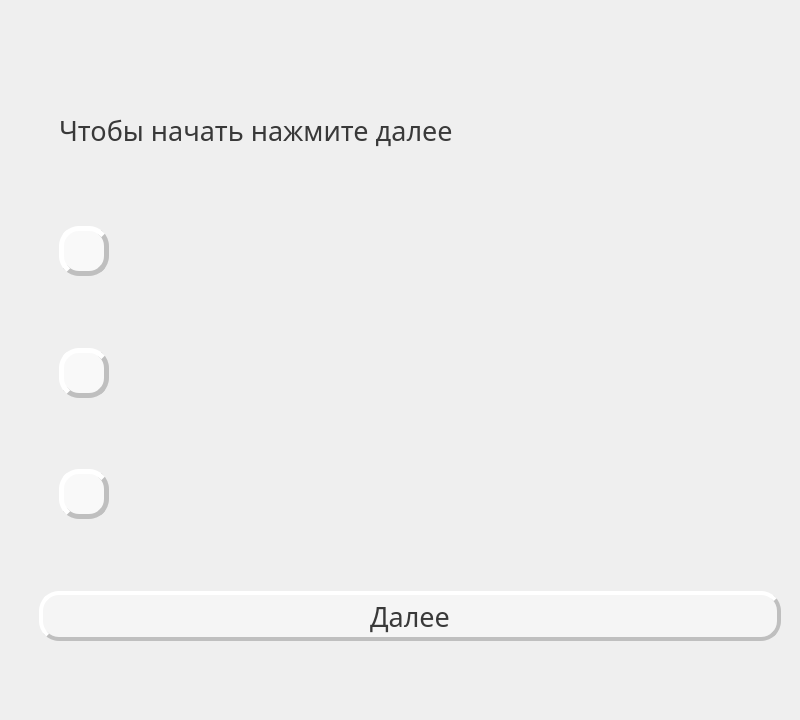
<?xml version="1.0" encoding="UTF-8"?>
<ui version="4.0">
 <class>TechEng</class>
 <widget class="QWidget" name="TechEng">
  <property name="geometry">
   <rect>
    <x>0</x>
    <y>0</y>
    <width>800</width>
    <height>720</height>
   </rect>
  </property>
  <property name="minimumSize">
   <size>
    <width>800</width>
    <height>720</height>
   </size>
  </property>
  <property name="windowTitle">
   <string>TechEng</string>
  </property>
  <property name="styleSheet">
   <string notr="true"/>
  </property>
  <layout class="QVBoxLayout" name="verticalLayout_3">
   <property name="leftMargin">
    <number>0</number>
   </property>
   <property name="topMargin">
    <number>0</number>
   </property>
   <property name="rightMargin">
    <number>0</number>
   </property>
   <property name="bottomMargin">
    <number>0</number>
   </property>
   <item>
    <widget class="QWidget" name="widget" native="true">
     <layout class="QVBoxLayout" name="verticalLayout_4">
      <item>
       <layout class="QVBoxLayout" name="verticalLayout">
        <property name="leftMargin">
         <number>30</number>
        </property>
        <property name="topMargin">
         <number>30</number>
        </property>
        <property name="rightMargin">
         <number>10</number>
        </property>
        <property name="bottomMargin">
         <number>30</number>
        </property>
        <item>
         <spacer name="verticalSpacer">
          <property name="orientation">
           <enum>Qt::Vertical</enum>
          </property>
          <property name="sizeType">
           <enum>QSizePolicy::Fixed</enum>
          </property>
          <property name="sizeHint" stdset="0">
           <size>
            <width>20</width>
            <height>40</height>
           </size>
          </property>
         </spacer>
        </item>
        <item>
         <layout class="QVBoxLayout" name="verticalLayout_2">
          <property name="spacing">
           <number>20</number>
          </property>
          <property name="leftMargin">
           <number>20</number>
          </property>
          <property name="rightMargin">
           <number>20</number>
          </property>
          <item>
           <widget class="QLabel" name="word">
            <property name="font">
             <font>
              <family>Trebuchet MS</family>
              <pointsize>20</pointsize>
              <weight>50</weight>
              <bold>false</bold>
             </font>
            </property>
            <property name="styleSheet">
             <string notr="true">color: rgb(57, 57, 57)</string>
            </property>
            <property name="text">
             <string>Чтобы начать нажмите далее</string>
            </property>
           </widget>
          </item>
          <item>
           <layout class="QHBoxLayout" name="horizontalLayout_4">
            <property name="spacing">
             <number>30</number>
            </property>
            <item>
             <widget class="QPushButton" name="anButton1">
              <property name="sizePolicy">
               <sizepolicy hsizetype="Ignored" vsizetype="Ignored">
                <horstretch>0</horstretch>
                <verstretch>0</verstretch>
               </sizepolicy>
              </property>
              <property name="minimumSize">
               <size>
                <width>50</width>
                <height>50</height>
               </size>
              </property>
              <property name="maximumSize">
               <size>
                <width>50</width>
                <height>50</height>
               </size>
              </property>
              <property name="font">
               <font>
                <family>Trebuchet MS</family>
                <pointsize>14</pointsize>
                <weight>75</weight>
                <bold>true</bold>
               </font>
              </property>
              <property name="styleSheet">
               <string notr="true">QPushButton{background: rgba(255, 255, 255, 0.6);
border-radius: 20px;
border-style: outset;
 border-width: 5px;
border-color:rgb(191, 191, 191);
color:rgb(57, 57, 57);}

QPushButton:pressed {
background: rgba(234, 234, 234, 0.8);
color:rgb(57, 57, 57);
}
</string>
              </property>
              <property name="text">
               <string/>
              </property>
             </widget>
            </item>
            <item>
             <widget class="QLabel" name="disc1">
              <property name="font">
               <font>
                <family>Trebuchet MS</family>
                <pointsize>20</pointsize>
                <weight>50</weight>
                <bold>false</bold>
               </font>
              </property>
              <property name="styleSheet">
               <string notr="true">color:rgb(57, 57, 57)</string>
              </property>
              <property name="text">
               <string/>
              </property>
              <property name="wordWrap">
               <bool>true</bool>
              </property>
             </widget>
            </item>
           </layout>
          </item>
          <item>
           <layout class="QHBoxLayout" name="horizontalLayout_3">
            <property name="spacing">
             <number>30</number>
            </property>
            <item>
             <widget class="QPushButton" name="anButton2">
              <property name="sizePolicy">
               <sizepolicy hsizetype="Ignored" vsizetype="Ignored">
                <horstretch>0</horstretch>
                <verstretch>0</verstretch>
               </sizepolicy>
              </property>
              <property name="minimumSize">
               <size>
                <width>50</width>
                <height>50</height>
               </size>
              </property>
              <property name="maximumSize">
               <size>
                <width>50</width>
                <height>50</height>
               </size>
              </property>
              <property name="font">
               <font>
                <family>Trebuchet MS</family>
                <pointsize>14</pointsize>
                <weight>75</weight>
                <bold>true</bold>
               </font>
              </property>
              <property name="styleSheet">
               <string notr="true">QPushButton{background: rgba(255, 255, 255, 0.6);
border-radius: 20px;
border-style: outset;
 border-width: 5px;
border-color:rgb(191, 191, 191);
color:rgb(57, 57, 57);}

QPushButton:pressed {
background: rgba(234, 234, 234, 0.8);
color:rgb(57, 57, 57);
}</string>
              </property>
              <property name="text">
               <string/>
              </property>
             </widget>
            </item>
            <item>
             <widget class="QLabel" name="disc2">
              <property name="font">
               <font>
                <family>Trebuchet MS</family>
                <pointsize>20</pointsize>
                <weight>50</weight>
                <bold>false</bold>
               </font>
              </property>
              <property name="styleSheet">
               <string notr="true">color: rgb(57, 57, 57)</string>
              </property>
              <property name="text">
               <string/>
              </property>
              <property name="wordWrap">
               <bool>true</bool>
              </property>
             </widget>
            </item>
           </layout>
          </item>
          <item>
           <layout class="QHBoxLayout" name="horizontalLayout">
            <property name="spacing">
             <number>30</number>
            </property>
            <item>
             <widget class="QPushButton" name="anButton3">
              <property name="sizePolicy">
               <sizepolicy hsizetype="Ignored" vsizetype="Ignored">
                <horstretch>0</horstretch>
                <verstretch>0</verstretch>
               </sizepolicy>
              </property>
              <property name="minimumSize">
               <size>
                <width>50</width>
                <height>50</height>
               </size>
              </property>
              <property name="maximumSize">
               <size>
                <width>50</width>
                <height>50</height>
               </size>
              </property>
              <property name="font">
               <font>
                <family>Trebuchet MS</family>
                <pointsize>14</pointsize>
                <weight>75</weight>
                <bold>true</bold>
               </font>
              </property>
              <property name="styleSheet">
               <string notr="true">QPushButton{background: rgba(255, 255, 255, 0.6);
border-radius: 20px;
border-style: outset;
 border-width: 5px;
border-color:rgb(191, 191, 191);
color:rgb(57, 57, 57);}

QPushButton:pressed {
background: rgba(234, 234, 234, 0.8);
color:rgb(57, 57, 57);
}</string>
              </property>
              <property name="text">
               <string/>
              </property>
             </widget>
            </item>
            <item>
             <widget class="QLabel" name="disc3">
              <property name="font">
               <font>
                <family>Trebuchet MS</family>
                <pointsize>20</pointsize>
                <weight>50</weight>
                <bold>false</bold>
               </font>
              </property>
              <property name="styleSheet">
               <string notr="true">color: rgb(57, 57, 57)</string>
              </property>
              <property name="text">
               <string/>
              </property>
              <property name="wordWrap">
               <bool>true</bool>
              </property>
             </widget>
            </item>
           </layout>
          </item>
         </layout>
        </item>
        <item>
         <spacer name="verticalSpacer_2">
          <property name="orientation">
           <enum>Qt::Vertical</enum>
          </property>
          <property name="sizeType">
           <enum>QSizePolicy::Fixed</enum>
          </property>
          <property name="sizeHint" stdset="0">
           <size>
            <width>20</width>
            <height>40</height>
           </size>
          </property>
         </spacer>
        </item>
        <item>
         <widget class="QPushButton" name="continueButton">
          <property name="sizePolicy">
           <sizepolicy hsizetype="Expanding" vsizetype="Expanding">
            <horstretch>0</horstretch>
            <verstretch>0</verstretch>
           </sizepolicy>
          </property>
          <property name="minimumSize">
           <size>
            <width>600</width>
            <height>50</height>
           </size>
          </property>
          <property name="maximumSize">
           <size>
            <width>16777215</width>
            <height>50</height>
           </size>
          </property>
          <property name="font">
           <font>
            <family>Trebuchet MS</family>
            <pointsize>20</pointsize>
            <weight>50</weight>
            <bold>false</bold>
           </font>
          </property>
          <property name="layoutDirection">
           <enum>Qt::LeftToRight</enum>
          </property>
          <property name="styleSheet">
           <string notr="true">QPushButton{background: rgba(255, 255, 255, 0.4);
border-radius: 20px;
border-style: outset;
 border-width: 4px;
border-color:rgb(191, 191, 191);
color:rgb(57, 57, 57);}

QPushButton:pressed {
background: rgba(234, 234, 234, 0.6);
color:rgb(57, 57, 57);
}</string>
          </property>
          <property name="text">
           <string>Далее</string>
          </property>
         </widget>
        </item>
        <item>
         <spacer name="verticalSpacer_3">
          <property name="orientation">
           <enum>Qt::Vertical</enum>
          </property>
          <property name="sizeType">
           <enum>QSizePolicy::Fixed</enum>
          </property>
          <property name="sizeHint" stdset="0">
           <size>
            <width>20</width>
            <height>40</height>
           </size>
          </property>
         </spacer>
        </item>
       </layout>
      </item>
     </layout>
    </widget>
   </item>
  </layout>
 </widget>
 <resources/>
 <connections/>
</ui>
